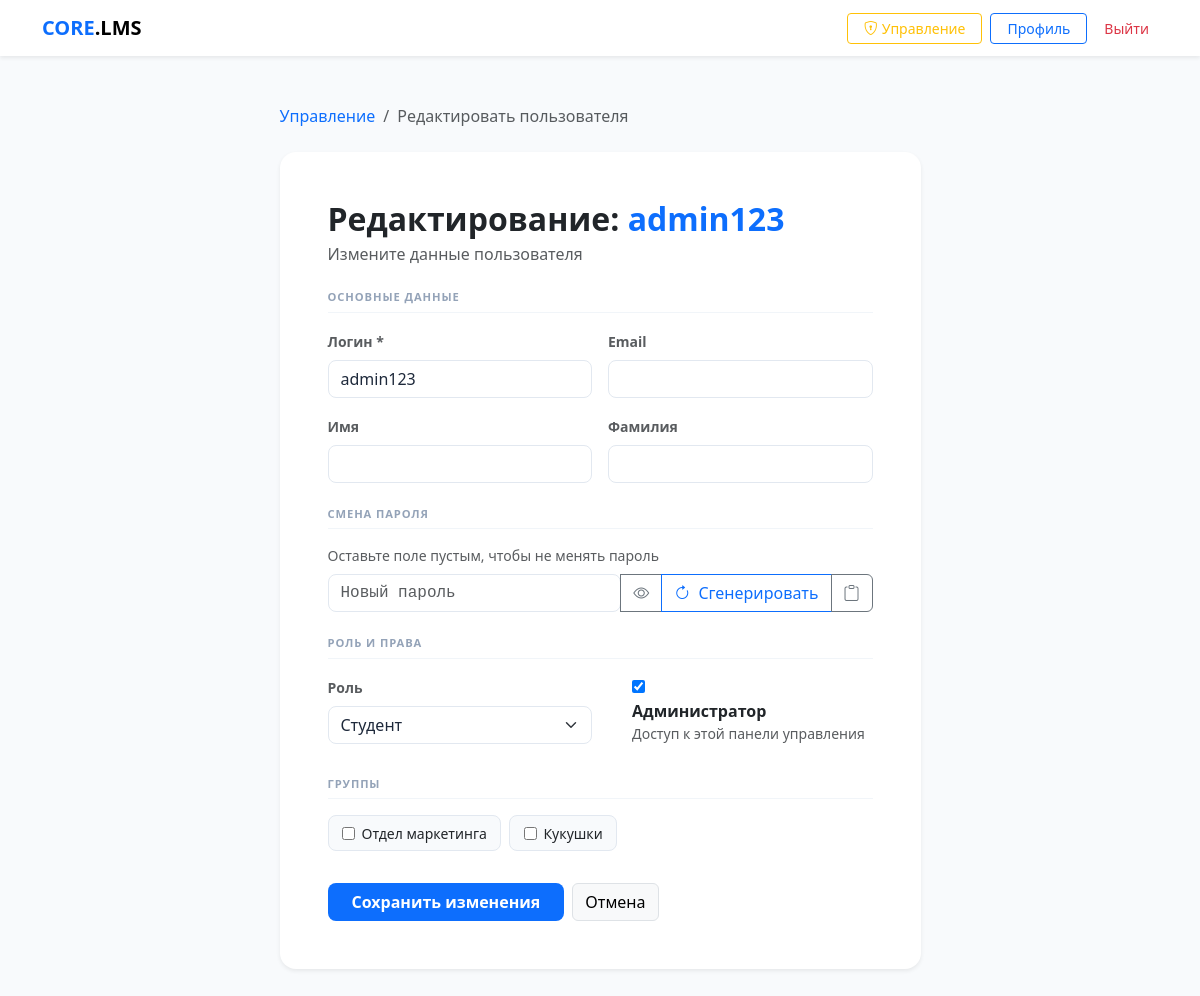
Screenshot of /manage/user/8/edit/ (signed in) with the database file from the repository.
### core/models.py (models this page shows, shortened)
class CustomUser(AbstractUser):
    ROLE_CHOICES = (
        ('student', 'Студент'),
        ('teacher', 'Преподаватель'),
    )
    role = models.CharField(max_length=10, choices=ROLE_CHOICES, default='student')
    avatar = models.ImageField(upload_to='avatars/', null=True, blank=True)
    phone = models.CharField(max_length=20, null=True, blank=True)

### core/views.py (the view)
# urls.py: path('manage/user/<int:user_id>/edit/', views.admin_edit_user, name='admin_edit_user'),
@login_required
@user_passes_test(lambda u: u.is_staff)
def admin_edit_user(request, user_id):
    from .forms import AdminUserEditForm
    target_user = get_object_or_404(CustomUser, id=user_id)
    generated_password = None
    if request.method == 'POST':
        if 'generate_password' in request.POST:
            generated_password = generate_password()
            form = AdminUserEditForm(instance=target_user)
            return render(request, 'core/admin_user_form.html', {
                'form': form, 'target_user': target_user,
                'generated_password': generated_password, 'action': 'edit'})
        form = AdminUserEditForm(request.POST, instance=target_user)
        if form.is_valid():
            user = form.save(commit=False)
            new_password = form.cleaned_data.get('new_password')
            if new_password:
                user.set_password(new_password)
            user.save()
            groups_selected = form.cleaned_data.get('groups')
            if groups_selected is not None:
                user.groups.set(groups_selected)
            messages.success(request, f'Пользователь {user.username} обновлён.')
            return redirect('admin_panel')
    else:
        form = AdminUserEditForm(instance=target_user)
    return render(request, 'core/admin_user_form.html', {
        'form': form, 'target_user': target_user,
        'action': 'edit', 'generated_password': generated_password})

### core/templates/core/admin_user_form.html (shortened to what this page needs)
{% extends "core/base.html" %}
{% block content %}
<div class="row justify-content-center py-4">
    <div class="col-lg-7">
        <nav aria-label="breadcrumb" class="mb-4">
            <ol class="breadcrumb">
                <li class="breadcrumb-item"><a href="{% url 'admin_panel' %}" class="text-decoration-none">Управление</a></li>
                <li class="breadcrumb-item active">
                    {% if action == 'edit' %}Редактировать пользователя{% else %}Новый пользователь{% endif %}
                </li>
            </ol>
        </nav>
        {% if created_user %}
        <div class="alert alert-success border-0 shadow-sm rounded-3 mb-4 p-4">
            <div class="d-flex align-items-center gap-3">
                <div class="bg-success rounded-circle d-flex align-items-center justify-content-center flex-shrink-0"
                     style="width:48px;height:48px;">
                    <i class="bi bi-person-check-fill text-white fs-5"></i>
                </div>
                <div>
                    <h5 class="mb-1 fw-bold">Пользователь создан!</h5>
                    <p class="mb-0 text-muted">
                        Логин: <strong>{{ created_user.username }}</strong>
                    </p>
                </div>
            </div>
            {% if generated_password %}
            <div class="mt-3 p-3 bg-white rounded-2 border border-success-subtle d-flex align-items-center justify-content-between">
                <div>
                    <small class="text-muted d-block mb-1">Сгенерированный пароль (сохраните — он больше не отобразится)</small>
                    <code class="fs-5 text-dark fw-bold" id="finalPassword">{{ generated_password }}</code>
                </div>
                <button class="btn btn-sm btn-outline-success ms-3" onclick="copyPassword('finalPassword', this)">
                    <i class="bi bi-clipboard"></i> Копировать
                </button>
            </div>
            {% endif %}
            <div class="mt-3">
                <a href="{% url 'admin_panel' %}" class="btn btn-success me-2">← К списку</a>
                <a href="{% url 'admin_create_user' %}" class="btn btn-outline-success">Создать ещё</a>
            </div>
        </div>
        {% else %}
        <div class="card border-0 shadow-sm rounded-4">
            <div class="card-body p-4 p-md-5">
                <h2 class="fw-bold mb-1">
                    {% if action == 'edit' %}
                        Редактирование: <span class="text-primary">{{ target_user.username }}</span>
                    {% else %}
                        Новый пользователь
                    {% endif %}
                </h2>
                <p class="text-muted mb-4">
                    {% if action == 'edit' %}Измените данные пользователя{% else %}Заполните данные для нового аккаунта{% endif %}
                </p>
                <form method="post" id="userForm">
                    <div class="form-section mb-4">
                        <h6 class="section-title">Основные данные</h6>
                        <div class="row g-3">
                            <div class="col-md-6">
                                <label class="form-label small fw-semibold text-muted">Логин *</label>
                                {{ form.username }}
                            </div>
                            <div class="col-md-6">
                                <label class="form-label small fw-semibold text-muted">Email</label>
                                {{ form.email }}
                            </div>
                            <div class="col-md-6">
                                <label class="form-label small fw-semibold text-muted">Имя</label>
                                {{ form.first_name }}
                            </div>
                            <div class="col-md-6">
                                <label class="form-label small fw-semibold text-muted">Фамилия</label>
                                {{ form.last_name }}
                            </div>
                        </div>
                    </div>
                    <div class="form-section mb-4">
                        <h6 class="section-title">
                            {% if action == 'edit' %}Смена пароля{% else %}Пароль{% endif %}
                        </h6>
                        {% if action == 'edit' %}
                        <p class="text-muted small mb-2">Оставьте поле пустым, чтобы не менять пароль</p>
                        {% endif %}
                        <div class="input-group">
                            <input type="text"
                                   name="{% if action == 'edit' %}new_password{% else %}raw_password{% endif %}"
                                   id="id_raw_password"
                                   class="form-control font-monospace"
                                   placeholder="{% if action == 'edit' %}Новый пароль{% else %}Придумайте или сгенерируйте{% endif %}"
                                   value="{{ generated_password|default:'' }}"
                                   autocomplete="off">
                            <button type="button" class="btn btn-outline-secondary" id="togglePassVis" title="Показать/скрыть">
                                <i class="bi bi-eye" id="eyeIcon"></i>
                            </button>
                            <button type="button" class="btn btn-outline-primary" id="genPassBtn">
                                <i class="bi bi-arrow-clockwise me-1"></i> Сгенерировать
                            </button>
                            <button type="button" class="btn btn-outline-secondary" id="copyPassBtn" title="Копировать">
                                <i class="bi bi-clipboard"></i>
                            </button>
                        </div>
                    </div>
                    <div class="form-section mb-4">
                        <h6 class="section-title">Роль и права</h6>
                        <div class="row g-3">
                            <div class="col-md-6">
                                <label class="form-label small fw-semibold text-muted">Роль</label>
                                {{ form.role }}
                            </div>
                            <div class="col-md-6 d-flex align-items-end">
                                <div class="form-check mb-2">
                                    {{ form.is_staff }}
                                    <label class="form-check-label" for="{{ form.is_staff.id_for_label }}">
                                        <strong>Администратор</strong>
                                        <small class="d-block text-muted">Доступ к этой панели управления</small>
                                    </label>
                                </div>
                            </div>
                        </div>
                    </div>
                    <div class="form-section mb-4">
                        <h6 class="section-title">Группы</h6>
                        <div class="groups-checkbox-grid">
                            {% for choice in form.groups %}
                            <label class="group-checkbox-label">
                                {{ choice.tag }}
                                <span>{{ choice.choice_label }}</span>
                            </label>
                            {% empty %}
                            <p class="text-muted small">Групп пока нет. <a href="{% url 'admin_panel' %}">Создайте группу</a> сначала.</p>
                            {% endfor %}
                        </div>
                    </div>
                    <div class="d-flex gap-2 pt-2">
                        <button type="submit" class="btn btn-primary px-4 fw-semibold">
                            {% if action == 'edit' %}Сохранить изменения{% else %}Создать пользователя{% endif %}
                        </button>
                        <a href="{% url 'admin_panel' %}" class="btn btn-light border">Отмена</a>
                    </div>
                </form>
            </div>
        </div>
        {% endif %}
    </div>
</div>
{% endblock %}

### core/templates/core/base.html (style rules this page uses)
:root { --bg-body: #f8fafc; --bg-card: #ffffff; --border-color: #e2e8f0; --accent: #0d6efd; --text-main: #1e293b; }
body { background-color: var(--bg-body); color: var(--text-main); font-family: 'Segoe UI', system-ui, sans-serif; }
input, textarea, select, .form-control { background-color: #ffffff !important; color: #1e293b !important; border: 1px solid var(--border-color) !important; border-radius: 8px !important; }
.card { background-color: var(--bg-card); border: 0; border-radius: 12px; box-shadow: 0 1px 3px rgba(0,0,0,0.05); }
.btn-primary { background-color: var(--accent); border: none; border-radius: 8px; }

### core/templates/core/admin_user_form.html (style rules this page uses)
.section-title { font-size: .7rem; text-transform: uppercase; letter-spacing: .08em; color: #94a3b8; font-weight: 700; margin-bottom: 1rem; padding-bottom: .5rem; border-bottom: 1px solid #f1f5f9; }
.groups-checkbox-grid { display: flex; flex-wrap: wrap; gap: .5rem; }
.group-checkbox-label { display: flex; align-items: center; gap: .4rem; background: #f8fafc; border: 1.5px solid #e2e8f0; border-radius: 8px; padding: .4rem .85rem; cursor: pointer; transition: all .15s; font-size: .875rem; font-weight: 500; user-select: none; }
.group-checkbox-label input { accent-color: #0d6efd; }

### rows the page displays
CustomUser: username "admin123", role "Студент", is_staff "☑"

### other values shown
{{ choice.choice_label }} "Отдел маркетинга" "Кукушки"
